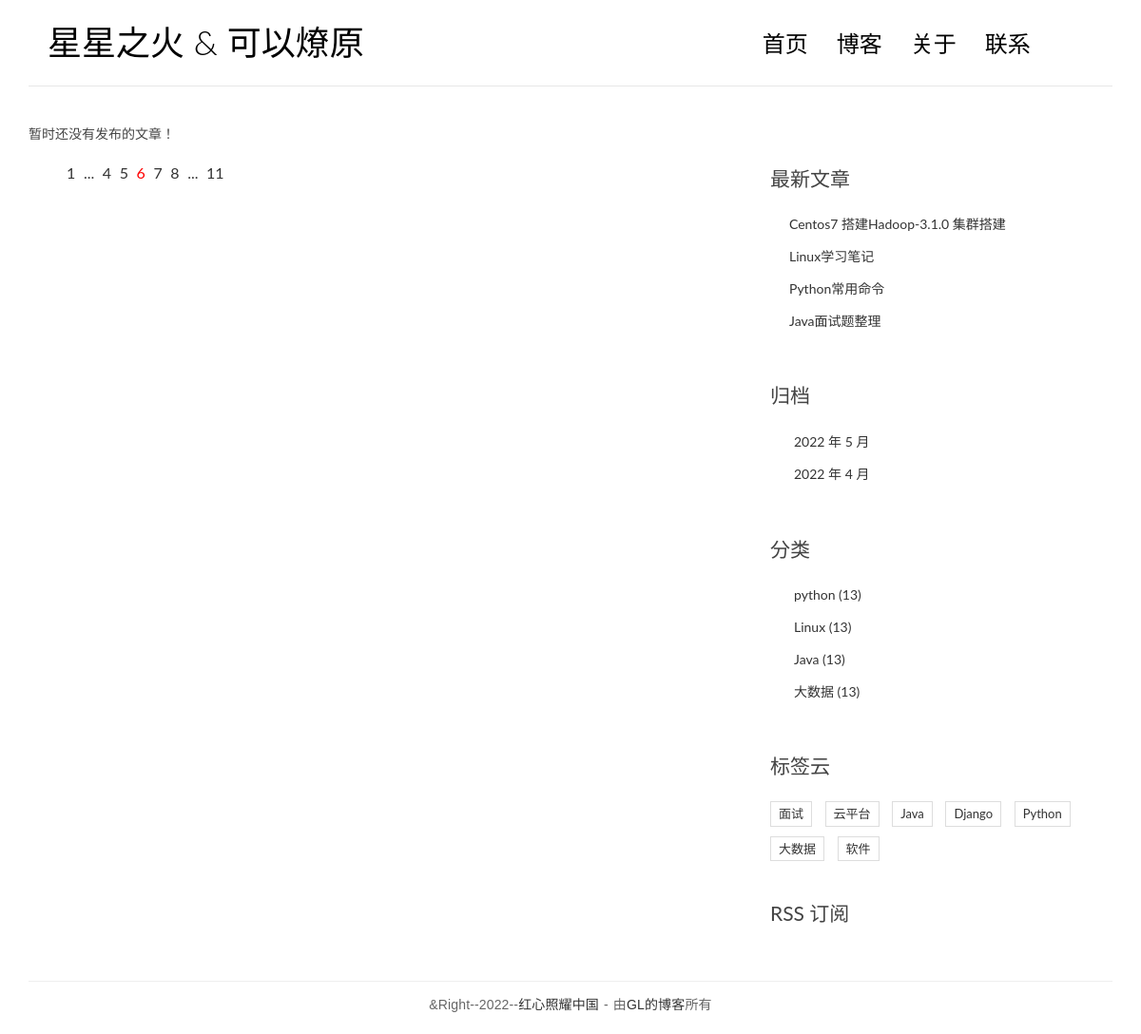
The page /polls/tag/1/ on the database its author committed.
### polls/models.py (models this page shows, shortened)
class Article(models.Model):
    title = models.CharField('标题',max_length=100)
    introduction = models.CharField('简介',max_length=500,blank=True)
    content = models.TextField(default='暂无内容')
    classification = models.ForeignKey(Classification,on_delete=models.CASCADE)
    readCount = models.IntegerField(default=0)
    commentCount = models.IntegerField(default=0)
    author = models.CharField(verbose_name='作者',max_length=20)
    tags = models.ManyToManyField(Tag,verbose_name='标签',blank=True)
    pub_date = models.DateTimeField('date published',default=timezone.now)
    modified_time = models.DateTimeField(verbose_name="修改时间")
    class Meta:
        verbose_name = '文章'
        verbose_name_plural = verbose_name

class Classification(models.Model):
    name = models.CharField('分类名称',max_length=100)

class Tag(models.Model):
    name = models.CharField(max_length=100)
    class Meta:
        verbose_name = '标签'
        verbose_name_plural = verbose_name

### polls/views.py (the view)
# urls.py: path('tag/<int:pk>/',views.tags,name='tags')
def tags(request,pk):
    tag = get_object_or_404(Tag,pk=pk)
    article_list = Article.objects.filter(tags=tag).order_by('-pub_date')
    return render(request,'polls/tags.html',{'article_list':article_list})

### polls/templatetags/blog_extra.py (called while the page is built)
@register.inclusion_tag(filename='polls/inclusions/_recent_posts.html',takes_context=True)
def show_recent_blogs(context,num=5):
    return {
        'recent_blog_list':Article.objects.all().order_by('-pub_date')[:num],
    }

@register.inclusion_tag(filename='polls/inclusions/_archives.html',takes_context=True)
def show_archives(context):
    return {
        'date_list':Article.objects.dates('pub_date','month',order='DESC'),
    }

@register.inclusion_tag(filename='polls/inclusions/_categories.html',takes_context=True)
def show_categories(context):
    return {
        'classification_list':Classification.objects.all()
    }

@register.inclusion_tag(filename='polls/inclusions/_tags.html',takes_context=True)
def show_tags(context):
    return {
        'tag_list':Tag.objects.all()
    }

### polls/templates/polls/tags.html
{% extends 'base.html' %}
{% block main %}
    {% for article in article_list %}
        <article class="post post-{{ article.pk }}">
            <header class="entry-header">
                <h1 class="entry-title">
                    <a href="{% url 'polls:articleDetail' article.id %}">{{ article.title }}</a>
                </h1>
                <div class="entry-meta">
                    <span class="post-category"><a href="#">{{ article.classification }}</a></span>
                    <span class="post-date"><a href="#"><time class="entry-date"
                                                              datetime="2012-11-09T23:15:57+00:00">
                        {{ article.pub_date }}
                    </time></a></span>
                    <span class="post-author"><a href="#">{{ article.author }}</a></span>
                    <span class="comments-link"><a href="#">{{ article.commentCount }} 评论</a></span>
                    <span class="views-count"><a href="#">{{ article.readCount }} 阅读</a></span>
                </div>
            </header>
            <div class="entry-content clearfix">
                <p>{{ article.introduction }}</p>
                <div class="read-more cl-effect-14">
                    <a href="{% url 'polls:articleDetail' article.id %}" class="more-link">继续阅读 <span class="meta-nav">→</span></a>
                </div>
            </div>
        </article>
    {% empty %}
        <div class="no-post">暂时还没有发布的文章！</div>
    {% endfor %}
        <div class="pagination">
            <ul>
                <li><a href="">1</a></li>
                <li><a href="">...</a></li>
                <li><a href="">4</a></li>
                <li><a href="">5</a></li>
                <li class="current"><a href="">6</a></li>
                <li><a href="">7</a></li>
                <li><a href="">8</a></li>
                <li><a href="">...</a></li>
                <li><a href="">11</a></li>
            </ul>
        </div>
{% endblock main %}

### polls/templates/polls/inclusions/_recent_posts.html
<div class="widget widget-recent-posts">
  <h3 class="widget-title">最新文章</h3>
  <ul>
    {% for article in recent_blog_list %}
      <li>
        <a href="{% url 'polls:articleDetail' article.id %}">{{ article.title }}</a>
      </li>
    {% empty %}
      暂无文章！
    {% endfor %}
  </ul>
</div>

### polls/templates/polls/inclusions/_categories.html
<div class="widget widget-category">
  <h3 class="widget-title">分类</h3>
  <ul>
    {% for classification in classification_list %}
      <li>
        <a href="{% url 'polls:classification' classification.id %}">{{ classification.name }} <span class="article-count">(13)</span></a>
      </li>
    {% empty %}
      暂无分类！
    {% endfor %}
  </ul>
</div>

### polls/templates/polls/inclusions/_tags.html
<div class="widget widget-tag-cloud">
  <h3 class="widget-title">标签云</h3>
  <ul>
    {% for tag in tag_list %}
      <li>
        <a href="{% url 'polls:tags' tag.id %}">{{ tag.name }}</a>
      </li>
    {% empty %}
      暂无标签！
    {% endfor %}
  </ul>
</div>

### polls/static/polls/css/custom.css (style rules this page uses)
* { outline: none; }
h1, h2, h3, h4, h5, h6 { margin-top: 0; }
a { color: #333; }
body { color: #444; font-family: 'Lato', sans-serif; }
.widget { background: #fff; padding: 30px 0 0; }
.widget-title { font-size: 1.5em; margin-bottom: 20px; line-height: 1.6; padding: 10px 0 0; font-weight: 400; }
.widget-recent-posts ul { padding: 0; margin: 0; padding-left: 20px; }
.widget-recent-posts ul li { list-style-type: none; position: relative; line-height: 170%; margin-bottom: 10px; }
.widget-recent-posts ul li::before { content: '\f3d3'; font-family: "Ionicons"; position: absolute; left: -17px; top: 3px; font-size: 16px; color: #000; }
.widget-category ul { padding: 0; margin: 0; padding-left: 25px; }
.widget-category ul li { list-style-type: none; position: relative; line-height: 170%; margin-bottom: 10px; }
.widget-category ul li::before { content: '\f3fe'; font-family: "Ionicons"; position: absolute; left: -25px; top: 1px; font-size: 18px; color: #000; }
.widget-tag-cloud ul { padding: 0; margin: 0; margin-right: -10px; }
.widget-tag-cloud ul li { list-style-type: none; font-size: 13px; display: inline-block; margin-right: 10px; margin-bottom: 10px; padding: 3px 8px; border: 1px solid #ddd; }
.pagination ul { list-style: none; }
.pagination ul li { display: inline-block; font-size: 16px; margin-right: 5px; }
.current a { color: red; }

### rows shown on the page
Article: title "Centos7 搭建Hadoop-3.1.0 集群搭建"
Article: title "Linux学习笔记"
Article: title "Python常用命令"
Article: title "Java面试题整理"
Classification: name "python"
Classification: name "Linux"
Classification: name "Java"
Classification: name "大数据"
Tag: name "面试"
Tag: name "云平台"
Tag: name "Java"
Tag: name "Django"
Tag: name "Python"
Tag: name "大数据"
Tag: name "软件"

### other values the page prints
{{ date.year }} "2022" "2022"
{{ date.month }} "5" "4"
